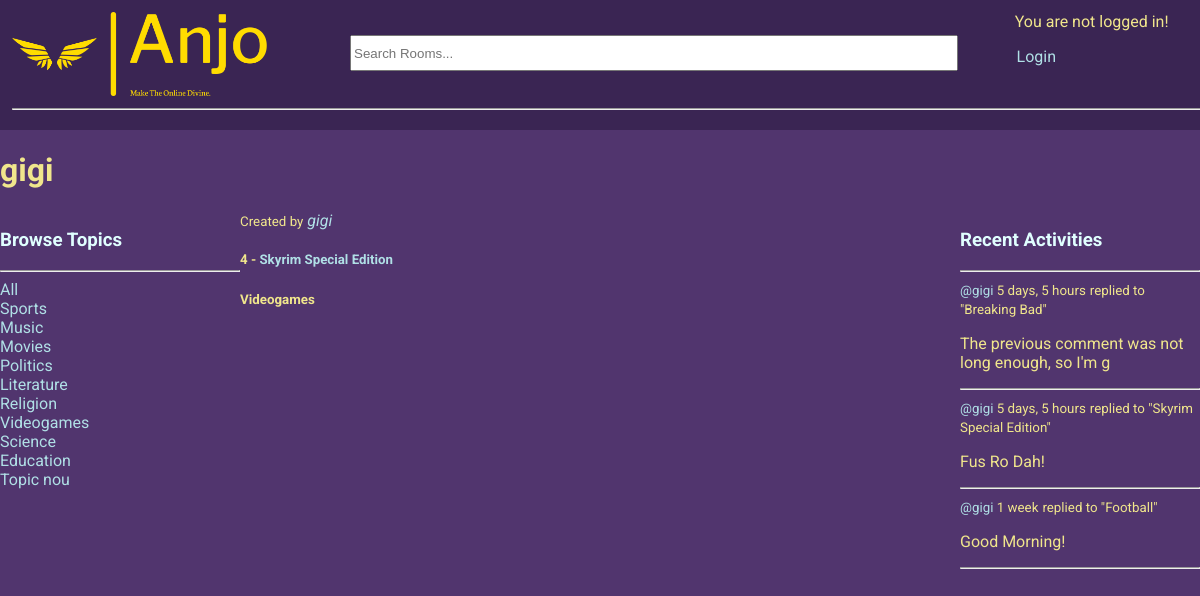
/profile/2/, run on an earlier commit of the app's database.
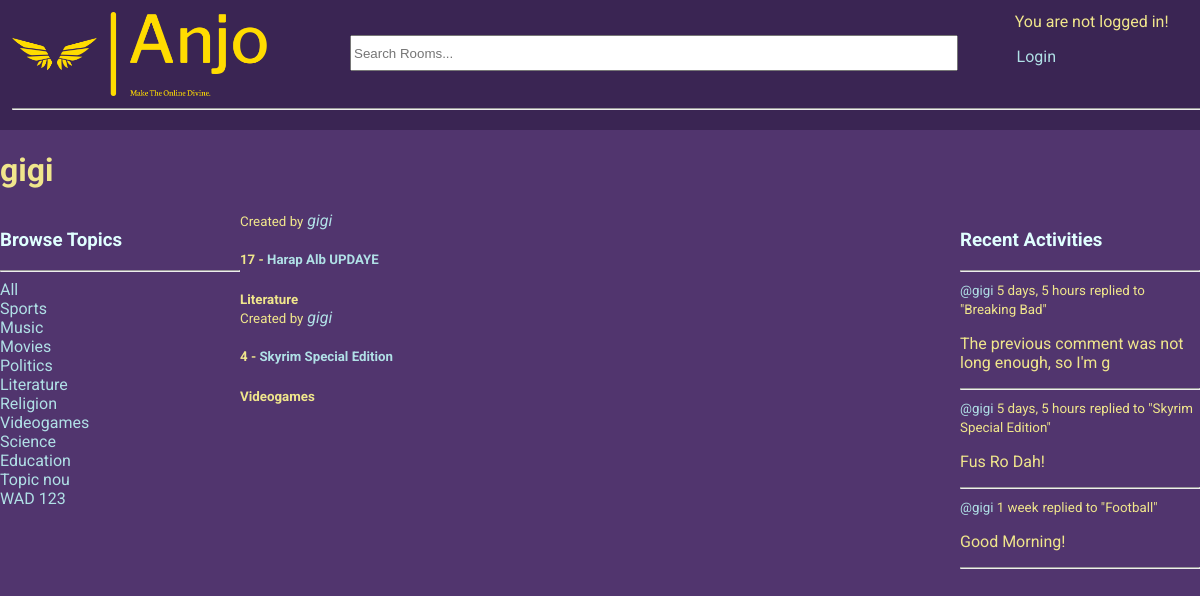
And on a later commit of the database.
### base/models.py (models this page shows, shortened)
class Topic(models.Model):
    name = models.CharField(max_length=200, unique=True)

class Room(models.Model):
    host = models.ForeignKey(User, on_delete=models.SET_NULL, null=True)
    topic = models.ForeignKey(Topic, on_delete=models.SET_NULL, null=True)
    name = models.CharField(max_length=200)
    description = models.TextField(null=True, blank=True)
    participants = models.ManyToManyField(User, related_name='participants', blank=True) # the users currently active in the room
    updated = models.DateTimeField(auto_now=True)
    created = models.DateTimeField(auto_now_add=True)
    class Meta:
        ordering = ['-updated', '-created'] # newest updated item should come first
    def __str__(self):
        return str(self.name)

class Message(models.Model):
    user = models.ForeignKey(User, on_delete=models.CASCADE) # on delete -> CASCADE = delete all children
    room = models.ForeignKey(Room, on_delete=models.CASCADE)
    body = models.TextField()
    updated = models.DateTimeField(auto_now=True)
    created = models.DateTimeField(auto_now_add=True)
    class Meta:
        ordering = ['-updated', '-created'] # newest updated item should come first
    def __str__(self):
        return self.body[0:50]

### base/views.py (the view)
# urls.py: path('profile/<str:pk>/', views.userProfile, name="user-profile"),
def userProfile(request, pk):
    user = User.objects.get(id=pk)
    rooms = user.room_set.all()
    room_messages = user.message_set.all()
    topics = Topic.objects.all()
    context = {'user': user, 'rooms': rooms, 'room_messages': room_messages, 'topics': topics}
    return render(request, 'base/profile.html', context)

### base/templates/base/profile.html (shortened to what this page needs)
{% extends 'main.html' %}
{% block content %}
<h1>
    {{user.username}}
</h1>
<div class="profile-container">
    <div>
        {% include 'base/topics_component.html' %}
    </div>
    <div>
        {% include 'base/feed_component.html' %}
    </div>
    <div>
        {% include 'base/activity_component.html' %}
    </div>
</div>
{% endblock content %}

### base/templates/base/topics_component.html (shortened to what this page needs)
<h3>Browse Topics</h3>
        <hr>
        <div>
            <a href="{% url 'home' %}">All</a>
        </div>
        {% for topic in topics %}
            <div>
                <a href="{% url 'home' %}?q={{topic.name}}">{{topic.name}}</a>
            </div>
        {% endfor %}

### base/templates/base/feed_component.html (shortened to what this page needs)
<div>
    {% for room in rooms %}
        <div class="feed-container">
            <span>
                <small>Created by</small> <i><a href="{% url 'user-profile' room.host.id %}">{{room.host.username}}</a></i>
            </span>
            <h5>{{room.id}} - <a href="{% url 'room' room.id %}">{{room.name}}</a></h5>
            <small><b>{{room.topic.name}}</b></small>
        </div>
    {% endfor %}
</div>

### base/templates/base/activity_component.html (shortened to what this page needs)
<h3>Recent Activities</h3>
        <hr>
        {% for message in room_messages %}
            <div>
                <small><a href="{% url 'user-profile' message.user.id %}">@{{message.user}}</a> {{message.created|timesince}}</small>
                <small>replied to "{{message.room}}"</small>
                <p>{{message}}</p>
                <hr>
            </div>
        {% endfor %}

What changed in the data, as far as the page shows it:
added Topic: name "WAD 123"
added Room: host.username "gigi", id "17", name "Harap Alb UPDAYE", topic.name "Literature"
